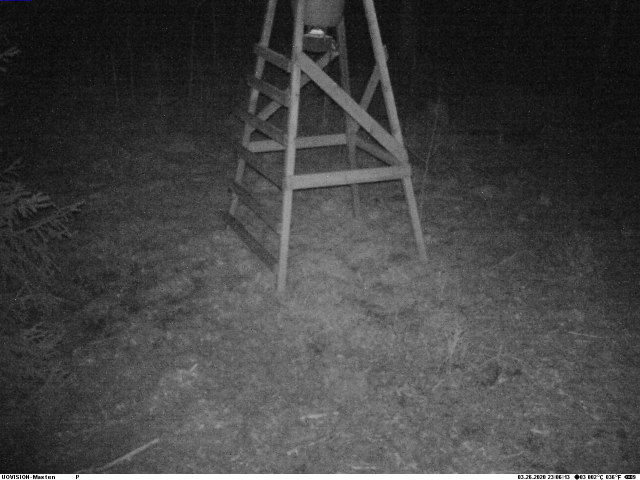
#> input picture data/bg.jpg, 1280 x 960 px, found by its file name (shown at 1/2 size)
$ python data_augment.py
#> lines starting #> are read from the running program, lines starting #| are printed output that depends on the picture
import cv2
import numpy as np
import copy
import glob

# [23 lines left out: function overlay_image_alpha, not called in this run]

def load_image(file_path):
	img = cv2.imread(file_path, cv2.IMREAD_UNCHANGED)
	rows, cols = img.shape[:2]
	alpha = img[:,:,3]
	img_gray = cv2.cvtColor(img, cv2.COLOR_BGR2GRAY)

	img_orig = np.zeros((rows, cols, 2), dtype=np.uint8)
	img_orig[:,:,0] = img_gray
	img_orig[:,:,1] = alpha
	return img_orig

# [24 lines left out: function augment_image, not called in this run]


def augment_generated_training_set(img_data, config):
	assert 'filepath' in img_data

	img_data_aug = copy.deepcopy(img_data)

	bg = cv2.imread('data/bg.jpg', cv2.IMREAD_UNCHANGED)
#> bg is the input picture: shape (960, 1280, 3); mean B, G, R 66.9, 66.9, 66.9
	bg = cv2.cvtColor(bg, cv2.COLOR_BGR2GRAY)
#> bg: shape (960, 1280)
	bg = cv2.medianBlur(bg, 1)
	bg = np.expand_dims(bg, -1)

	feeder = load_image('data/feeder.png')
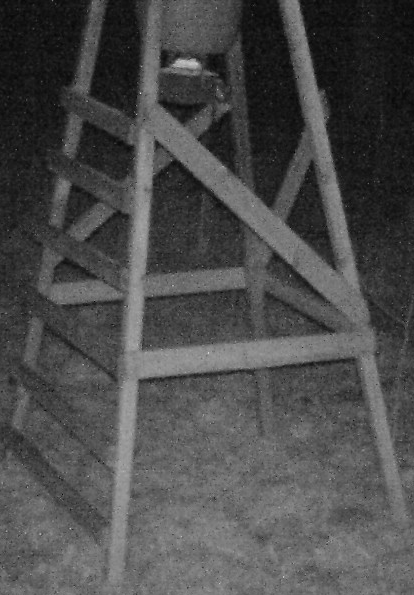
#> input picture data/feeder.png, 414 x 595 px, found by its file name
#> in load_image, img is the input picture: shape (595, 414, 4); mean B, G, R, A 75.6, 75.6, 75.6, 87.9
#> in load_image, `alpha = img[:,:,3]`:
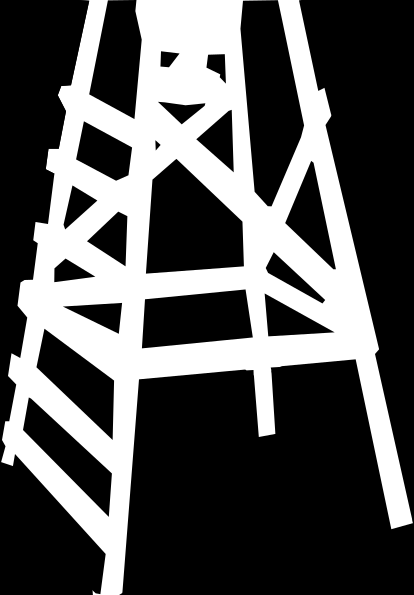
#> alpha: shape (595, 414); min 0, max 255, mean 87.9
	tree = load_image('data/tree.png')
#> call 2 of load_image, with file_path = 'data/tree.png'
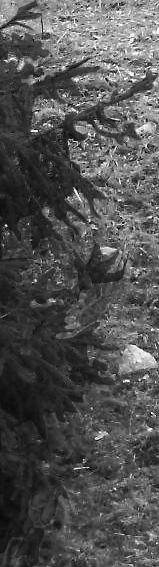
#> input picture data/tree.png, 159 x 567 px, found by its file name
#> in load_image, img is the input picture: shape (567, 159, 4); mean B, G, R, A 81.8, 81.8, 81.8, 91.6
#> in load_image (call 2), `alpha = img[:,:,3]`:
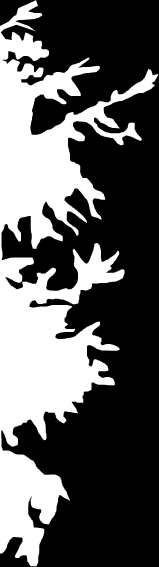
#> alpha: shape (567, 159); min 0, max 255, mean 91.6
	files = glob.glob('data/generated_training/*.png')
	files = [name for name in files if 'attack' not in name]
	obj_count = np.random.randint(1, 6)
	objects = []
	for obj in range(obj_count):
#> (the run stopped early here; a loop or call above may not have finished)
